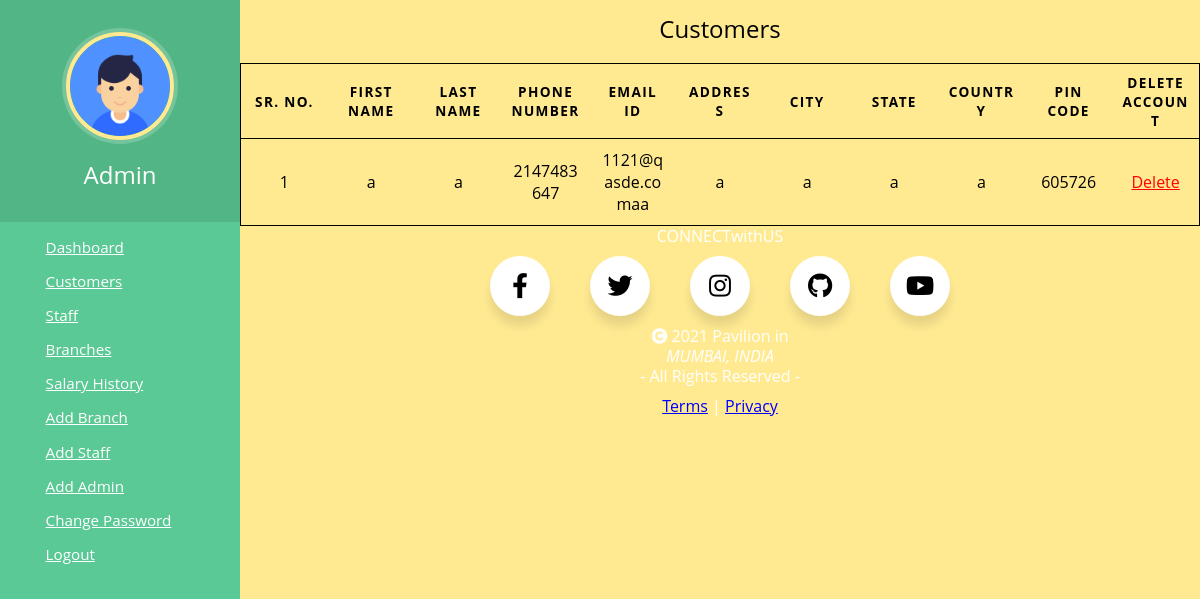
Page /admin/customers.php (signed in) on the committed database.
### tables this page shows
CREATE TABLE `tblcustomer` (
  `id` int(11) NOT NULL,
  `fname` varchar(120) NOT NULL,
  `lname` varchar(120) NOT NULL,
  `phone` int(11) NOT NULL,
  `email` varchar(50) NOT NULL,
  `password` varchar(50) NOT NULL,
  `address` varchar(120) NOT NULL,
  `city` varchar(120) NOT NULL,
  `state` varchar(120) NOT NULL,
  `country` varchar(120) NOT NULL,
  `pincode` varchar(120) NOT NULL
);

### admin/customers.php (the view, shortened to what this page needs)
<?php
include('../includes/dbconnection.php');
if (strlen($_SESSION['cmsaid']==0)) {
    header('location:logout.php');
    } else{
?>
<html lang="en">
<head>
    <link href="./css/header.css" rel="stylesheet"/>
    <link href="./css/table.css" rel="stylesheet">
    <link href="../css/footer.css" rel="stylesheet">
    <link rel="stylesheet" href="https://cdnjs.cloudflare.com/ajax/libs/font-awesome/4.7.0/css/font-awesome.min.css">
    <link rel="stylesheet" href="https://cdnjs.cloudflare.com/ajax/libs/font-awesome/5.13.0/css/all.min.css">
</head>
<body>
<?php include_once('./include/header.php');?>
<table>
  <caption> Customers</caption>
  <thead>
    <tr>
    <th scope="col">SR. NO.</th>
      <th scope="col">First name</th>
      <th scope="col">Last Name</th>
      <th scope="col">Phone Number</th>
      <th scope="col">Email ID</th>
      <th scope="col">Address</th>
      <th scope="col">City</th>
      <th scope="col">State</th>
      <th scope="col">Country</th>
      <th scope="col">Pin Code</th>
      <th scope="col">Delete Account</th>
    </tr>
  </thead>
  <tbody>
<?php
  $ret=mysqli_query($con,"SELECT * FROM tblcustomer");
  $num=mysqli_num_rows($ret);
  if($num >0){
    $count=0;
  while ($row=mysqli_fetch_array($ret)) {
    $count++;
  ?>
    <tr>
      <td scope="row" data-label="SR. NO."><?php echo $count;?></td>
      <td data-label="First name"><?php echo $row["fname"];?></td>
      <td data-label="Last Name"><?php echo $row["lname"];?></td>
      <td data-label="Phone Number"><?php echo $row["phone"];?></td>
      <td data-label="Email ID"><?php echo $row["email"];?></td>
      <td data-label="Address"><?php echo $row["address"];?></td>
      <td data-label="City"><?php echo $row["city"];?></td>
      <td data-label="State"><?php echo $row["state"];?></td>
      <td data-label="Country"><?php echo $row["country"];?></td>
      <td data-label="Pin Code"><?php echo $row["pincode"];?></td>
      <td data-label="Delete Account"> <?php echo '<a class="red" href="./customers.php?id='.$row["id"].'">Delete</a>';?></td>
    </tr>
    <?php
}}
?>
  </tbody>
</table>
<?php include_once('../includes/footer.php');?>
</body>
</html>
<?php }?>

### admin/include/header.php (shortened to what this page needs)
<?php
$admid=$_SESSION['cmsaid'];
$ret=mysqli_query($con,"select AdminName from tbladmin where ID='$admid'");
$row=mysqli_fetch_array($ret);
$fname=$row['AdminName'];
?>
<nav class="menu" tabindex="0">
  <header class="avatar">
		<img src="../includes/user.png " />
    <h2><?php echo $fname; ?></h2>
  </header>
	<ul>
  <li tabindex="0" class="icon-dashboard"><a href="dashboard.php"><span>Dashboard</span></a></li>
    <li tabindex="0" class="icon-users"><a href="customers.php"><span>Customers</span></a></li>
    <li tabindex="0" class="icon-users"><a href="staff.php"><span>Staff</span></a></li>
    <li tabindex="0" class="icon-shop"><a href="branch.php"><span>Branches</span></a></li>
    <li tabindex="0" class="icon-history"><a href="transactions.php"><span>Salary History</span></a></li>
    <li tabindex="0" class="icon-shop"><a href="addbranch.php"><span>Add Branch</span></a></li>
    <li tabindex="0" class="icon-addstaff"><a href="addstaff.php"><span>Add Staff</span></a></li>
    <li tabindex="0" class="icon-addstaff"><a href="addadmin.php"><span>Add Admin</span></a></li>
    <li tabindex="0" class="icon-change"><a href="changepassword.php"><span>Change Password</span></a></li>
    <li tabindex="0" class="icon-logout"><a href="../includes/logout.php"><span>Logout</span></a></li>
  </ul>
</nav>

### admin/css/header.css (style rules this page uses)
body { background: #ffea92; margin: 0; font-family: "Open Sans", Helvetica Neue, Helvetica, Arial, sans-serif; color: #fff; padding-left: 240px; }
li a,a:visited { color:white; }
.menu { background: #5bc995; height: 100%; width: 240px; position: fixed; top: 0; left: 0; z-index: 5; outline: none; }
.menu .avatar { background: rgba(0, 0, 0, 0.1); padding: 2em 0.5em; text-align: center; }
.menu .avatar img { width: 100px; border-radius: 50%; overflow: hidden; border: 4px solid #ffea92; box-shadow: 0 0 0 4px rgba(255, 255, 255, 0.2); }
.menu .avatar h2 { font-weight: normal; margin-bottom: 0; }
.menu ul { list-style: none; padding: 0.5em 0; margin: 0; }
.menu ul li { padding: 0.5em 1em 0.5em 3em; font-size: 0.95em; font-weight: regular; background-repeat: no-repeat; background-position: left 15px center; background-size: auto 20px; transition: all 0.15s linear; cursor: pointer; }
.menu ul li.icon-dashboard { background-image: url("http://www.entypo.com/images//gauge.svg"); }
.menu ul li.icon-shop { background-image: url("http://www.entypo.com/images//shop.svg"); }
.menu ul li.icon-addstaff { background-image: url("http://www.entypo.com/images//add-user.svg"); }
.menu ul li.icon-users { background-image: url("http://www.entypo.com/images//users.svg"); }
.menu ul li.icon-history { background-image: url("http://www.entypo.com/images//back-in-time.svg"); }
.menu ul li.icon-change { background-image: url("http://www.entypo.com/images//cog.svg"); }
.menu ul li.icon-logout { background-image: url("http://www.entypo.com/images//log-out.svg"); }

### admin/css/table.css (style rules this page uses)
body { font-family: "Open Sans", sans-serif; line-height: 1.25; }
table { color:black; background: transparent; border: 1px solid #ccc; border-collapse: collapse; margin: 0; padding: 0; width: 100%; table-layout: fixed; }
table caption { font-size: 1.5em; margin: .5em 0 .75em; }
table tr { border: 1px solid rgb(0, 0, 0); padding: .35em; }
table th, table td { padding: .625em; text-align: center; overflow-wrap: break-word; }
table th { font-size: .85em; letter-spacing: .1em; text-transform: uppercase; }

### admin/customers.php (style rules this page uses)
.red, .red:visited { color:red; }

### rows in the picture
tblcustomer: fname "a", lname "a", phone "2147483647", email "1121@qasde.comaa", address "a", city "a", state "a", country "a", pincode "605726"

### other values in the picture
$fname "Admin"
